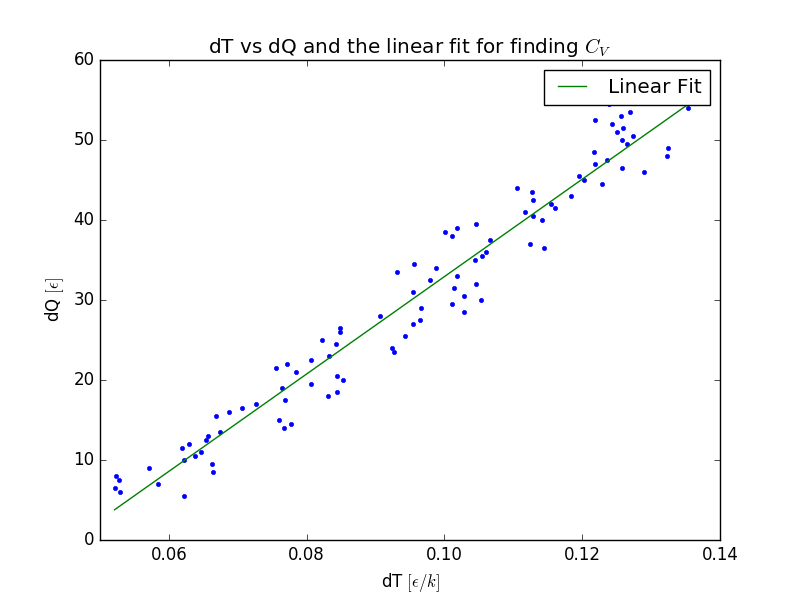

Write Python code to recreate this figure.
# 
import numpy as np
import matplotlib.pyplot as plt
from scipy import stats

# 
d_data = (np.loadtxt("problem_d_lammps.dat",skiprows=1).T)
dT = d_data[3]
dQ = d_data[2]

# 
slope, intercept, r_value, p_value, std_err = stats.linregress(dT,dQ)

dT_cont = np.linspace(np.min(dT),np.max(dT),1000)

# Plot
plt.plot(dT,dQ,".")
plt.plot(dT_cont,slope*dT_cont + intercept,label="Linear Fit")
plt.title("dT vs dQ and the linear fit for finding $C_V$")
plt.xlabel(r"dT $[\epsilon/k]$")
plt.ylabel(r"dQ $[\epsilon]$")
plt.legend()
plt.show()

print("C_V = {} +/- {}".format(slope,std_err))
